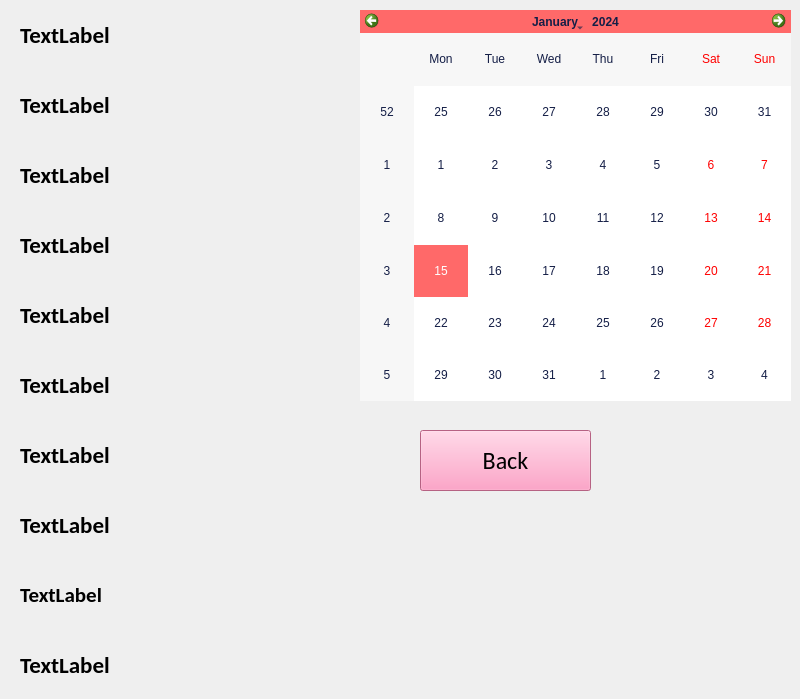
    <widget class="QWidget" name="page_3">
     <widget class="QCalendarWidget" name="calendrier_reserv">
      <property name="geometry">
       <rect>
        <x>360</x>
        <y>10</y>
        <width>431</width>
        <height>391</height>
       </rect>
      </property>
      <property name="styleSheet">
       <string notr="true">QCalendarWidget {
 color: rgb(255, 105, 105);
    background-color: rgb(255, 105, 105);
}
QCalendarWidget QMenu
{
	background-color: rgb(255, 105, 105);
color: rgb(255, 105, 105);
}
QCalendarWidget QToolButton {
/*text color*/
    color: rgb(20, 30, 70); 
/*background color*/
	background-color: rgb(255, 105, 105);
}

QCalendarWidget QToolButton:hover {
    background-color: rgb(255, 105, 105);
    color: rgb(255, 105, 105); 
}

QCalendarWidget QToolButton:selected {
    background-color: rgb(255, 105, 105);
    color: rgb(255, 105, 105); 
}
QCalendarWidget QAbstractItemView {
    selection-background-color: rgb(255, 105, 105); /* Set the color for the selection bar */
color: rgb(20, 30, 70);
}
QCalendarWidget QWidget#qt_calendar_navigationbar {
    background-color: rgb(255, 105, 105);
}

</string>
      </property>
     </widget>
     <widget class="QLabel" name="label_ptsfid">
      <property name="geometry">
       <rect>
        <x>20</x>
        <y>640</y>
        <width>300</width>
        <height>50</height>
       </rect>
      </property>
      <property name="font">
       <font>
        <family>Calibri</family>
        <pointsize>17</pointsize>
        <weight>75</weight>
        <bold>true</bold>
       </font>
      </property>
      <property name="text">
       <string>TextLabel</string>
      </property>
     </widget>
     <widget class="QLabel" name="label_prenom">
      <property name="geometry">
       <rect>
        <x>20</x>
        <y>150</y>
        <width>300</width>
        <height>50</height>
       </rect>
      </property>
      <property name="font">
       <font>
        <family>Calibri</family>
        <pointsize>17</pointsize>
        <weight>75</weight>
        <bold>true</bold>
       </font>
      </property>
      <property name="text">
       <string>TextLabel</string>
      </property>
     </widget>
     <widget class="QLabel" name="label_nom">
      <property name="geometry">
       <rect>
        <x>20</x>
        <y>80</y>
        <width>300</width>
        <height>50</height>
       </rect>
      </property>
      <property name="font">
       <font>
        <family>Calibri</family>
        <pointsize>17</pointsize>
        <weight>75</weight>
        <bold>true</bold>
       </font>
      </property>
      <property name="text">
       <string>TextLabel</string>
      </property>
     </widget>
     <widget class="QLabel" name="label_gender">
      <property name="geometry">
       <rect>
        <x>20</x>
        <y>360</y>
        <width>300</width>
        <height>50</height>
       </rect>
      </property>
      <property name="font">
       <font>
        <family>Calibri</family>
        <pointsize>17</pointsize>
        <weight>75</weight>
        <bold>true</bold>
       </font>
      </property>
      <property name="text">
       <string>TextLabel</string>
      </property>
     </widget>
     <widget class="QLabel" name="label_nationalite">
      <property name="geometry">
       <rect>
        <x>20</x>
        <y>430</y>
        <width>300</width>
        <height>50</height>
       </rect>
      </property>
      <property name="font">
       <font>
        <family>Calibri</family>
        <pointsize>17</pointsize>
        <weight>75</weight>
        <bold>true</bold>
       </font>
      </property>
      <property name="text">
       <string>TextLabel</string>
      </property>
     </widget>
     <widget class="QLabel" name="label_datereserv">
      <property name="geometry">
       <rect>
        <x>20</x>
        <y>570</y>
        <width>371</width>
        <height>50</height>
       </rect>
      </property>
      <property name="font">
       <font>
        <family>Calibri</family>
        <pointsize>16</pointsize>
        <weight>75</weight>
        <bold>true</bold>
       </font>
      </property>
      <property name="text">
       <string>TextLabel</string>
      </property>
     </widget>
     <widget class="QLabel" name="label_id">
      <property name="geometry">
       <rect>
        <x>20</x>
        <y>10</y>
        <width>300</width>
        <height>50</height>
       </rect>
      </property>
      <property name="font">
       <font>
        <family>Calibri</family>
        <pointsize>17</pointsize>
        <weight>75</weight>
        <bold>true</bold>
       </font>
      </property>
      <property name="text">
       <string>TextLabel</string>
      </property>
     </widget>
     <widget class="QLabel" name="label_email">
      <property name="geometry">
       <rect>
        <x>20</x>
        <y>500</y>
        <width>371</width>
        <height>50</height>
       </rect>
      </property>
      <property name="font">
       <font>
        <family>Calibri</family>
        <pointsize>17</pointsize>
        <weight>75</weight>
        <bold>true</bold>
       </font>
      </property>
      <property name="text">
       <string>TextLabel</string>
      </property>
     </widget>
     <widget class="QLabel" name="label_tel">
      <property name="geometry">
       <rect>
        <x>20</x>
        <y>220</y>
        <width>300</width>
        <height>50</height>
       </rect>
      </property>
      <property name="font">
       <font>
        <family>Calibri</family>
        <pointsize>17</pointsize>
        <weight>75</weight>
        <bold>true</bold>
       </font>
      </property>
      <property name="text">
       <string>TextLabel</string>
      </property>
     </widget>
     <widget class="QLabel" name="label_adress">
      <property name="geometry">
       <rect>
        <x>20</x>
        <y>290</y>
        <width>300</width>
        <height>50</height>
       </rect>
      </property>
      <property name="font">
       <font>
        <family>Calibri</family>
        <pointsize>17</pointsize>
        <weight>75</weight>
        <bold>true</bold>
       </font>
      </property>
      <property name="text">
       <string>TextLabel</string>
      </property>
     </widget>
     <widget class="QPushButton" name="Back">
      <property name="geometry">
       <rect>
        <x>420</x>
        <y>430</y>
        <width>171</width>
        <height>61</height>
       </rect>
      </property>
      <property name="font">
       <font>
        <family>Calibri</family>
        <pointsize>18</pointsize>
       </font>
      </property>
      <property name="styleSheet">
       <string notr="true">background-color: rgb(255, 137, 184);</string>
      </property>
      <property name="text">
       <string>Back</string>
      </property>
      <property name="icon">
       <iconset>
        <normaloff>../crud yassine FINAL/crud yassine/crud yassine/Atelier_Connexion/im/picture_as_pdf_24dp_5F6368_FILL0_wght400_GRAD0_opsz24.png</normaloff>../crud yassine FINAL/crud yassine/crud yassine/Atelier_Connexion/im/picture_as_pdf_24dp_5F6368_FILL0_wght400_GRAD0_opsz24.png</iconset>
      </property>
     </widget>
    </widget>
